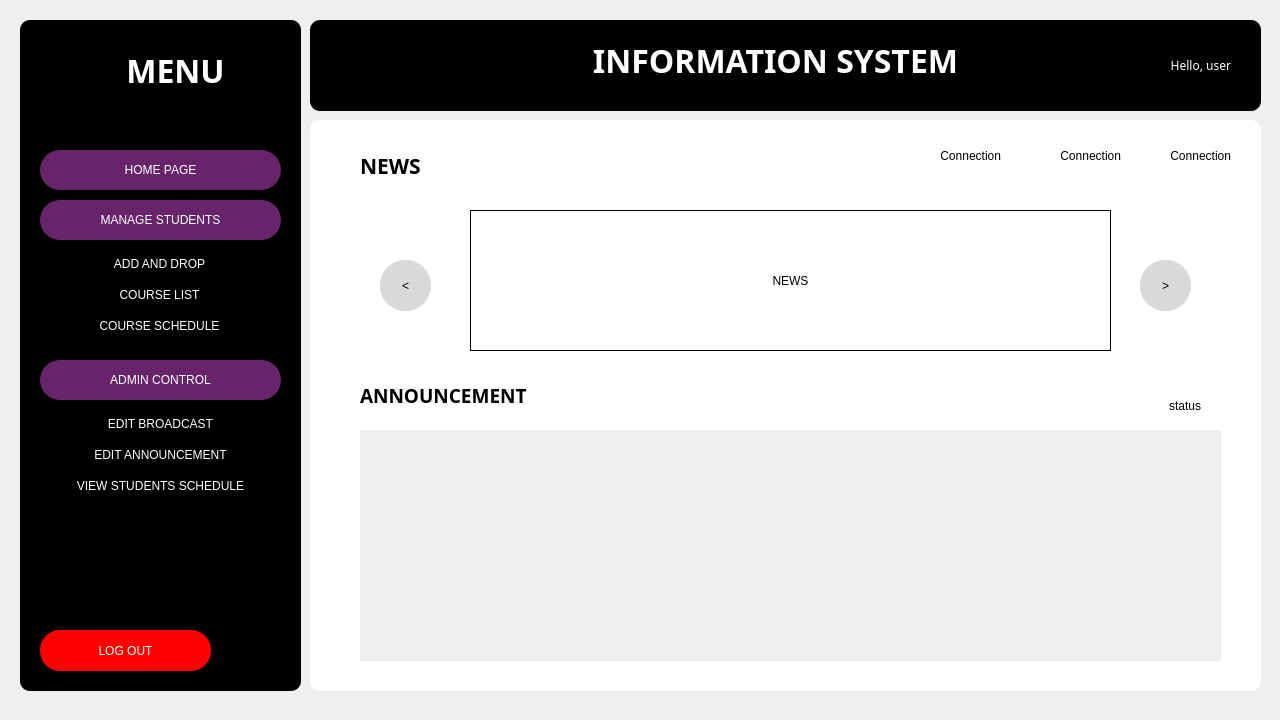
<?xml version="1.0" encoding="UTF-8"?>
<ui version="4.0">
 <class>homewindow</class>
 <widget class="QDialog" name="homewindow">
  <property name="geometry">
   <rect>
    <x>0</x>
    <y>0</y>
    <width>1280</width>
    <height>720</height>
   </rect>
  </property>
  <property name="windowTitle">
   <string>Dialog</string>
  </property>
  <widget class="QGroupBox" name="groupBox">
   <property name="geometry">
    <rect>
     <x>20</x>
     <y>20</y>
     <width>281</width>
     <height>671</height>
    </rect>
   </property>
   <property name="styleSheet">
    <string notr="true">QGroupBox {
background-color: black; 
border-radius: 10px; 
}</string>
   </property>
   <property name="title">
    <string/>
   </property>
   <widget class="QLabel" name="label_2">
    <property name="geometry">
     <rect>
      <x>70</x>
      <y>20</y>
      <width>171</width>
      <height>61</height>
     </rect>
    </property>
    <property name="font">
     <font>
      <family>Montserrat</family>
      <pointsize>24</pointsize>
      <weight>75</weight>
      <bold>true</bold>
     </font>
    </property>
    <property name="styleSheet">
     <string notr="true">QLabel {
color: white; 
}</string>
    </property>
    <property name="text">
     <string>MENU</string>
    </property>
    <property name="alignment">
     <set>Qt::AlignCenter</set>
    </property>
   </widget>
   <widget class="QLabel" name="label_pic">
    <property name="geometry">
     <rect>
      <x>40</x>
      <y>30</y>
      <width>41</width>
      <height>51</height>
     </rect>
    </property>
    <property name="text">
     <string/>
    </property>
    <property name="pixmap">
     <pixmap>Assets/the-chinese-university-of-hong-kong-logo-F21185E146-seeklogo.com.png</pixmap>
    </property>
    <property name="scaledContents">
     <bool>true</bool>
    </property>
   </widget>
   <widget class="QPushButton" name="pushButton">
    <property name="geometry">
     <rect>
      <x>20</x>
      <y>130</y>
      <width>241</width>
      <height>40</height>
     </rect>
    </property>
    <property name="styleSheet">
     <string notr="true">QPushButton {
background-color: #68246a; 
color: white; 
border-radius: 20px; 
}</string>
    </property>
    <property name="text">
     <string>HOME PAGE</string>
    </property>
   </widget>
   <widget class="QPushButton" name="pushButton_12">
    <property name="geometry">
     <rect>
      <x>220</x>
      <y>610</y>
      <width>41</width>
      <height>41</height>
     </rect>
    </property>
    <property name="styleSheet">
     <string notr="true">QPushButton {
background-color: transparent; 
border: none; 

}</string>
    </property>
    <property name="text">
     <string/>
    </property>
   </widget>
   <widget class="QPushButton" name="pushButton_13">
    <property name="geometry">
     <rect>
      <x>20</x>
      <y>610</y>
      <width>171</width>
      <height>41</height>
     </rect>
    </property>
    <property name="styleSheet">
     <string notr="true">QPushButton {
background-color: red; 
color: white; 
border-radius: 20px; 
}</string>
    </property>
    <property name="text">
     <string>LOG OUT</string>
    </property>
   </widget>
   <widget class="QPushButton" name="pushButton_2">
    <property name="geometry">
     <rect>
      <x>20</x>
      <y>180</y>
      <width>241</width>
      <height>40</height>
     </rect>
    </property>
    <property name="styleSheet">
     <string notr="true">QPushButton {
background-color: #68246a; 
color: white; 
border-radius: 20px; 
}</string>
    </property>
    <property name="text">
     <string>MANAGE STUDENTS</string>
    </property>
   </widget>
   <widget class="QPushButton" name="pushButton_6">
    <property name="geometry">
     <rect>
      <x>20</x>
      <y>340</y>
      <width>241</width>
      <height>40</height>
     </rect>
    </property>
    <property name="styleSheet">
     <string notr="true">QPushButton {
background-color: #68246a; 
color: white; 
border-radius: 20px; 
}</string>
    </property>
    <property name="text">
     <string>ADMIN CONTROL</string>
    </property>
   </widget>
   <widget class="QWidget" name="">
    <property name="geometry">
     <rect>
      <x>20</x>
      <y>380</y>
      <width>241</width>
      <height>111</height>
     </rect>
    </property>
    <layout class="QVBoxLayout" name="verticalLayout_2">
     <property name="spacing">
      <number>0</number>
     </property>
     <item>
      <widget class="QPushButton" name="pushButton_7">
       <property name="styleSheet">
        <string notr="true">QPushButton {
background-color: transparent; 
border: none; 
color: white; }</string>
       </property>
       <property name="text">
        <string>EDIT BROADCAST</string>
       </property>
      </widget>
     </item>
     <item>
      <widget class="QPushButton" name="pushButton_8">
       <property name="styleSheet">
        <string notr="true">QPushButton {
background-color: transparent; 
border: none; 
color: white; }</string>
       </property>
       <property name="text">
        <string>EDIT ANNOUNCEMENT</string>
       </property>
      </widget>
     </item>
     <item>
      <widget class="QPushButton" name="pushButton_9">
       <property name="styleSheet">
        <string notr="true">QPushButton {
background-color: transparent; 
border: none; 
color: white; }</string>
       </property>
       <property name="text">
        <string>VIEW STUDENTS SCHEDULE</string>
       </property>
      </widget>
     </item>
    </layout>
   </widget>
   <widget class="QWidget" name="">
    <property name="geometry">
     <rect>
      <x>20</x>
      <y>220</y>
      <width>239</width>
      <height>111</height>
     </rect>
    </property>
    <layout class="QVBoxLayout" name="verticalLayout_1">
     <property name="spacing">
      <number>0</number>
     </property>
     <item>
      <widget class="QPushButton" name="pushButton_3">
       <property name="enabled">
        <bool>true</bool>
       </property>
       <property name="styleSheet">
        <string notr="true">QPushButton {
background-color: transparent; 
border: none; 
color: white; }</string>
       </property>
       <property name="text">
        <string>ADD AND DROP</string>
       </property>
      </widget>
     </item>
     <item>
      <widget class="QPushButton" name="pushButton_4">
       <property name="enabled">
        <bool>true</bool>
       </property>
       <property name="styleSheet">
        <string notr="true">QPushButton {
background-color: transparent; 
border: none; 
color: white; }
</string>
       </property>
       <property name="text">
        <string>COURSE LIST</string>
       </property>
      </widget>
     </item>
     <item>
      <widget class="QPushButton" name="pushButton_5">
       <property name="enabled">
        <bool>true</bool>
       </property>
       <property name="styleSheet">
        <string notr="true">QPushButton {
background-color: transparent; 
border: none; 
color: white; }</string>
       </property>
       <property name="text">
        <string>COURSE SCHEDULE</string>
       </property>
      </widget>
     </item>
    </layout>
   </widget>
  </widget>
  <widget class="QGroupBox" name="groupBox_2">
   <property name="geometry">
    <rect>
     <x>310</x>
     <y>20</y>
     <width>951</width>
     <height>91</height>
    </rect>
   </property>
   <property name="styleSheet">
    <string notr="true">QGroupBox {
background-color: black; 
border-radius: 10px; 
}</string>
   </property>
   <property name="title">
    <string/>
   </property>
   <widget class="QLabel" name="label_4">
    <property name="geometry">
     <rect>
      <x>200</x>
      <y>20</y>
      <width>531</width>
      <height>41</height>
     </rect>
    </property>
    <property name="font">
     <font>
      <family>Montserrat</family>
      <pointsize>24</pointsize>
      <weight>75</weight>
      <bold>true</bold>
     </font>
    </property>
    <property name="styleSheet">
     <string notr="true">QLabel {
color: white; 
}</string>
    </property>
    <property name="text">
     <string>INFORMATION SYSTEM</string>
    </property>
    <property name="alignment">
     <set>Qt::AlignCenter</set>
    </property>
   </widget>
   <widget class="QLabel" name="label_5">
    <property name="geometry">
     <rect>
      <x>710</x>
      <y>30</y>
      <width>211</width>
      <height>31</height>
     </rect>
    </property>
    <property name="font">
     <font>
      <family>Montserrat</family>
     </font>
    </property>
    <property name="styleSheet">
     <string notr="true">QLabel {
color: white; 
}</string>
    </property>
    <property name="text">
     <string>Hello, user</string>
    </property>
    <property name="alignment">
     <set>Qt::AlignRight|Qt::AlignTrailing|Qt::AlignVCenter</set>
    </property>
   </widget>
  </widget>
  <widget class="QGroupBox" name="groupBox_3">
   <property name="geometry">
    <rect>
     <x>310</x>
     <y>120</y>
     <width>951</width>
     <height>571</height>
    </rect>
   </property>
   <property name="styleSheet">
    <string notr="true">QGroupBox {
background-color: white; 
border-radius: 10px; 
}</string>
   </property>
   <property name="title">
    <string/>
   </property>
   <widget class="QLabel" name="label_3">
    <property name="geometry">
     <rect>
      <x>50</x>
      <y>20</y>
      <width>111</width>
      <height>51</height>
     </rect>
    </property>
    <property name="font">
     <font>
      <family>Montserrat</family>
      <pointsize>16</pointsize>
      <weight>75</weight>
      <bold>true</bold>
     </font>
    </property>
    <property name="text">
     <string>NEWS</string>
    </property>
    <property name="alignment">
     <set>Qt::AlignLeading|Qt::AlignLeft|Qt::AlignVCenter</set>
    </property>
   </widget>
   <widget class="QLabel" name="label_6">
    <property name="geometry">
     <rect>
      <x>800</x>
      <y>20</y>
      <width>121</width>
      <height>31</height>
     </rect>
    </property>
    <property name="text">
     <string>Connection</string>
    </property>
    <property name="alignment">
     <set>Qt::AlignRight|Qt::AlignTrailing|Qt::AlignVCenter</set>
    </property>
   </widget>
   <widget class="QLabel" name="label_7">
    <property name="geometry">
     <rect>
      <x>690</x>
      <y>20</y>
      <width>121</width>
      <height>31</height>
     </rect>
    </property>
    <property name="text">
     <string>Connection</string>
    </property>
    <property name="alignment">
     <set>Qt::AlignRight|Qt::AlignTrailing|Qt::AlignVCenter</set>
    </property>
   </widget>
   <widget class="QLabel" name="label_8">
    <property name="geometry">
     <rect>
      <x>570</x>
      <y>20</y>
      <width>121</width>
      <height>31</height>
     </rect>
    </property>
    <property name="text">
     <string>Connection</string>
    </property>
    <property name="alignment">
     <set>Qt::AlignRight|Qt::AlignTrailing|Qt::AlignVCenter</set>
    </property>
   </widget>
   <widget class="QLabel" name="label_10">
    <property name="geometry">
     <rect>
      <x>50</x>
      <y>250</y>
      <width>231</width>
      <height>51</height>
     </rect>
    </property>
    <property name="font">
     <font>
      <family>Montserrat</family>
      <pointsize>14</pointsize>
      <weight>75</weight>
      <bold>true</bold>
     </font>
    </property>
    <property name="text">
     <string>ANNOUNCEMENT</string>
    </property>
    <property name="alignment">
     <set>Qt::AlignLeading|Qt::AlignLeft|Qt::AlignVCenter</set>
    </property>
   </widget>
   <widget class="QPushButton" name="pushButton_10">
    <property name="geometry">
     <rect>
      <x>70</x>
      <y>140</y>
      <width>51</width>
      <height>51</height>
     </rect>
    </property>
    <property name="styleSheet">
     <string notr="true">QPushButton {
background-color: #d9d9d9; 
border-radius: 25px; 
}</string>
    </property>
    <property name="text">
     <string>&lt;</string>
    </property>
   </widget>
   <widget class="QPushButton" name="pushButton_11">
    <property name="geometry">
     <rect>
      <x>830</x>
      <y>140</y>
      <width>51</width>
      <height>51</height>
     </rect>
    </property>
    <property name="styleSheet">
     <string notr="true">QPushButton {
background-color: #d9d9d9; 
border-radius: 25px; 
}</string>
    </property>
    <property name="text">
     <string>&gt;</string>
    </property>
   </widget>
   <widget class="QLabel" name="label_11">
    <property name="geometry">
     <rect>
      <x>160</x>
      <y>90</y>
      <width>641</width>
      <height>141</height>
     </rect>
    </property>
    <property name="styleSheet">
     <string notr="true">QLabel {
border: 1px solid; 
}</string>
    </property>
    <property name="text">
     <string>NEWS</string>
    </property>
    <property name="alignment">
     <set>Qt::AlignCenter</set>
    </property>
   </widget>
   <widget class="QScrollArea" name="scrollArea">
    <property name="geometry">
     <rect>
      <x>50</x>
      <y>310</y>
      <width>861</width>
      <height>231</height>
     </rect>
    </property>
    <property name="styleSheet">
     <string notr="true">QScrollArea {
border-radius: 10px; 
}</string>
    </property>
    <property name="widgetResizable">
     <bool>true</bool>
    </property>
    <widget class="QWidget" name="scrollAreaWidgetContents">
     <property name="geometry">
      <rect>
       <x>0</x>
       <y>0</y>
       <width>861</width>
       <height>231</height>
      </rect>
     </property>
    </widget>
   </widget>
   <widget class="QLabel" name="label_9">
    <property name="geometry">
     <rect>
      <x>800</x>
      <y>270</y>
      <width>91</width>
      <height>31</height>
     </rect>
    </property>
    <property name="text">
     <string>status</string>
    </property>
    <property name="alignment">
     <set>Qt::AlignRight|Qt::AlignTrailing|Qt::AlignVCenter</set>
    </property>
   </widget>
  </widget>
 </widget>
 <resources/>
 <connections/>
</ui>
